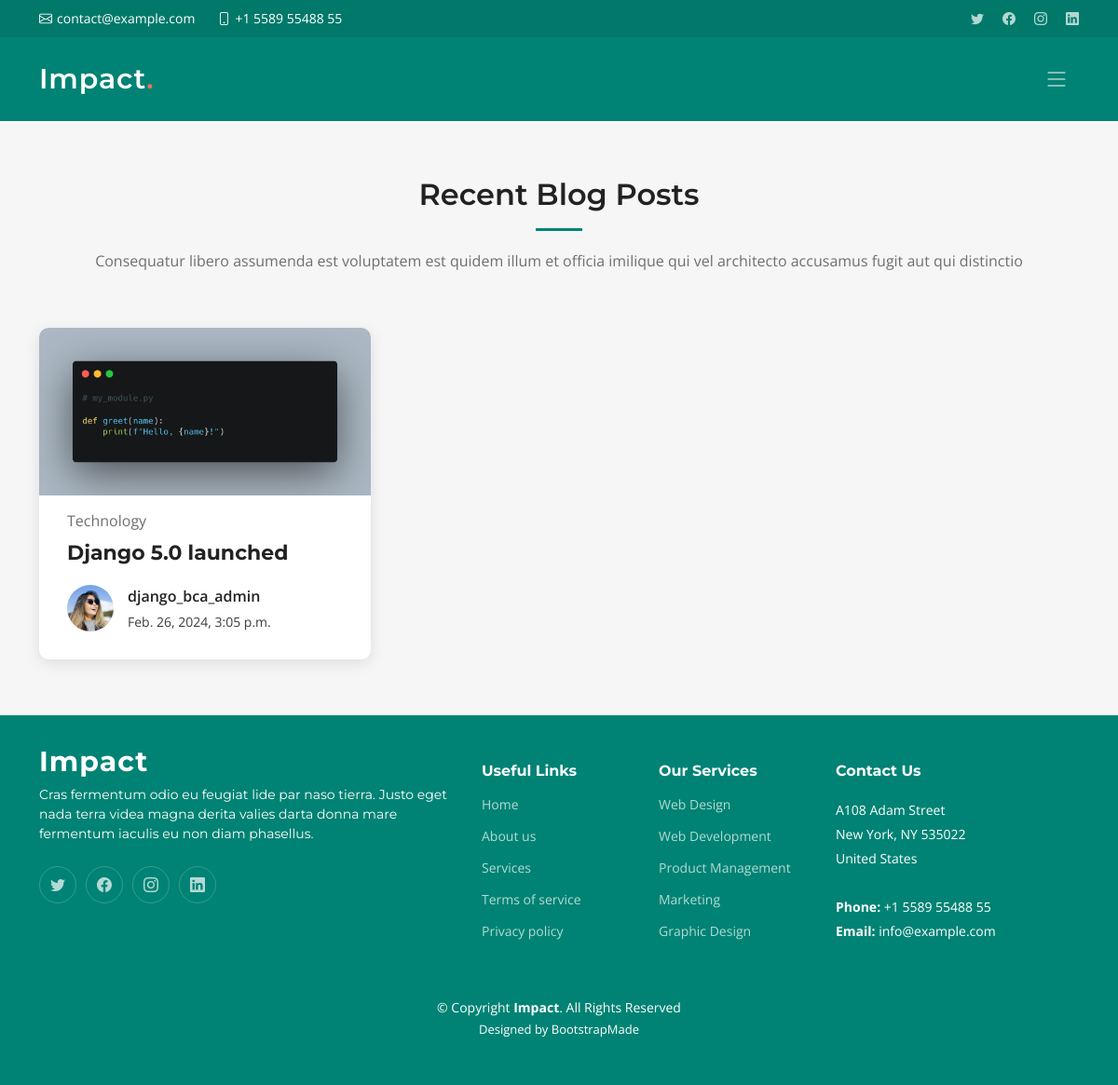
The page /blog/ on the database as committed earlier.
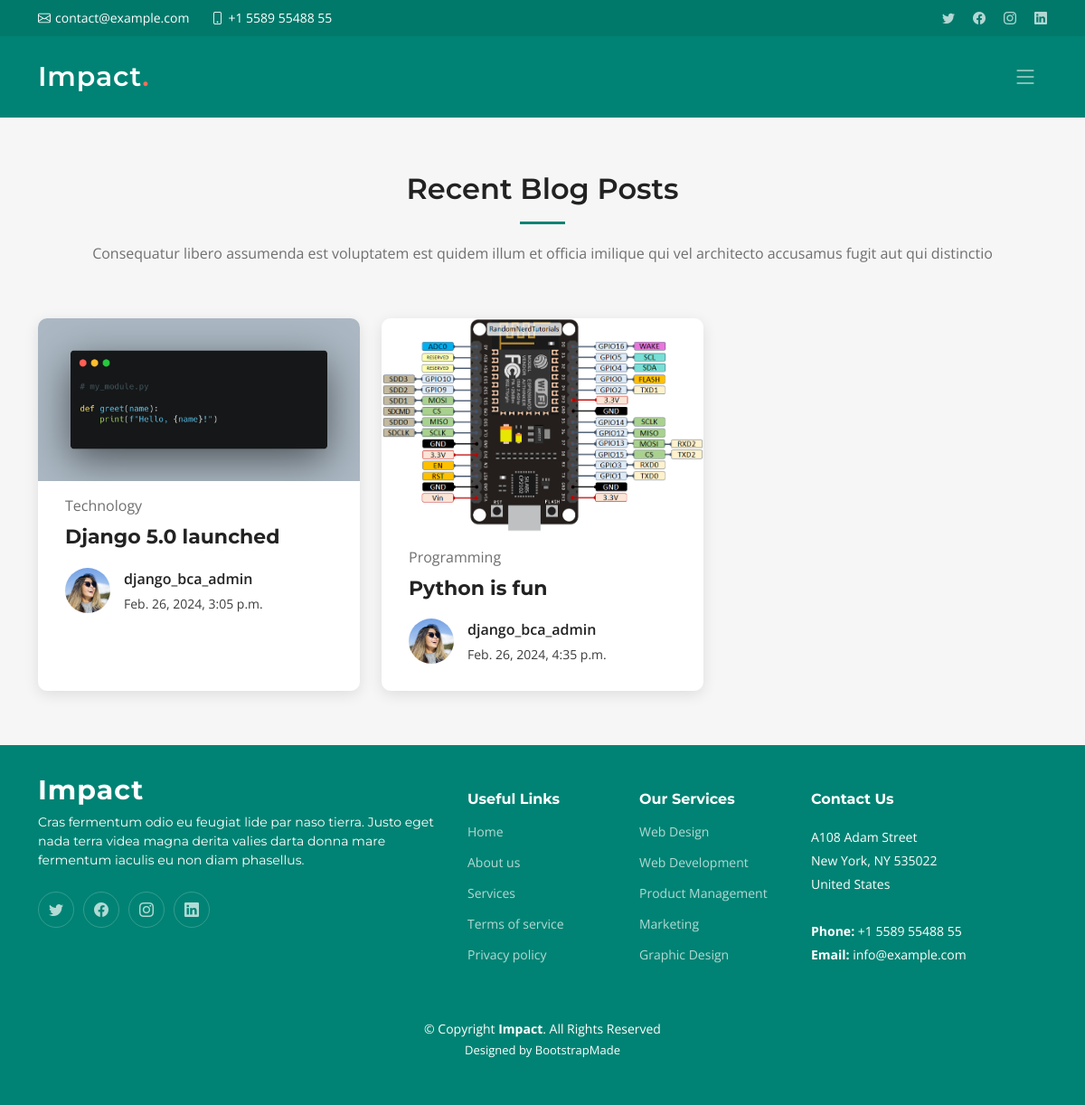
The same page on the database as committed later.
### blog/models.py (models this page shows)
class Blog(models.Model):
    title = models.CharField(max_length=255)
    slug = models.SlugField(max_length=255,unique=True)
    category= models.ForeignKey(Category,on_delete=models.CASCADE)
    tags = models.ManyToManyField(Tag)
    featured_image = models.ImageField(upload_to="blog_featured_image/")
    content = models.TextField()
    created_at = models.DateTimeField(auto_now_add=True)
    updated_at = models.DateTimeField(auto_now=True)
    created_by = models.ForeignKey(User,on_delete=models.CASCADE)
    def __str__(self):
        return self.title

class Category(models.Model):
    title = models.CharField(max_length=100)
    def __str__(self):
        return self.title
    class Meta:
        verbose_name_plural = "Categories"

### blog/views.py (the view)
# urls.py: path('',blog_list,name="blog_list"),
def blog_list(request):
    blogs = Blog.objects.all()
    print(blogs)
    context = {
        'blog_list':blogs
    }
    return render(request,'blog/blog_section.html',context)

### blog/templates/blog/blog_section.html
{% extends 'base_template.html' %}
{% load static %}
{% block content %}
<section id="recent-posts" class="recent-posts sections-bg">
   <div class="container" >
     <div class="section-header">
       <h2>Recent Blog Posts</h2>
       <p>Consequatur libero assumenda est voluptatem est quidem illum et officia imilique qui vel architecto accusamus fugit aut qui distinctio</p>
     </div>
     <div class="row gy-4">
       {% for blog in blog_list %}
       <div class="col-xl-4 col-md-6">
         <article>
           <div class="post-img">
             <img src="{{blog.featured_image.url}}" alt="" class="img-fluid">
           </div>
           <p class="post-category">{{blog.category}}</p>
           <h2 class="title">
             <a href="{% url 'blog_detail' blog.id %}">{{blog.title}}</a>
           </h2>
           <div class="d-flex align-items-center">
             <img src="{% static 'assets/img/blog/blog-author.jpg' %}" alt="" class="img-fluid post-author-img flex-shrink-0">
             <div class="post-meta">
               <p class="post-author">{{blog.created_by}}</p>
               <p class="post-date">
                 <time datetime="2022-01-01">{{blog.created_at}}</time>
               </p>
             </div>
           </div>
         </article>
       </div>
       {% endfor %}
     </div>
   </div>
 </section>
{% endblock content %}

Rows that differ between the two databases and show on the page:
added Blog: featured_image (picture), category "Programming", title "Python is fun", created_by "django_bca_admin", created_at "Feb. 26, 2024, 4:35 p.m."
